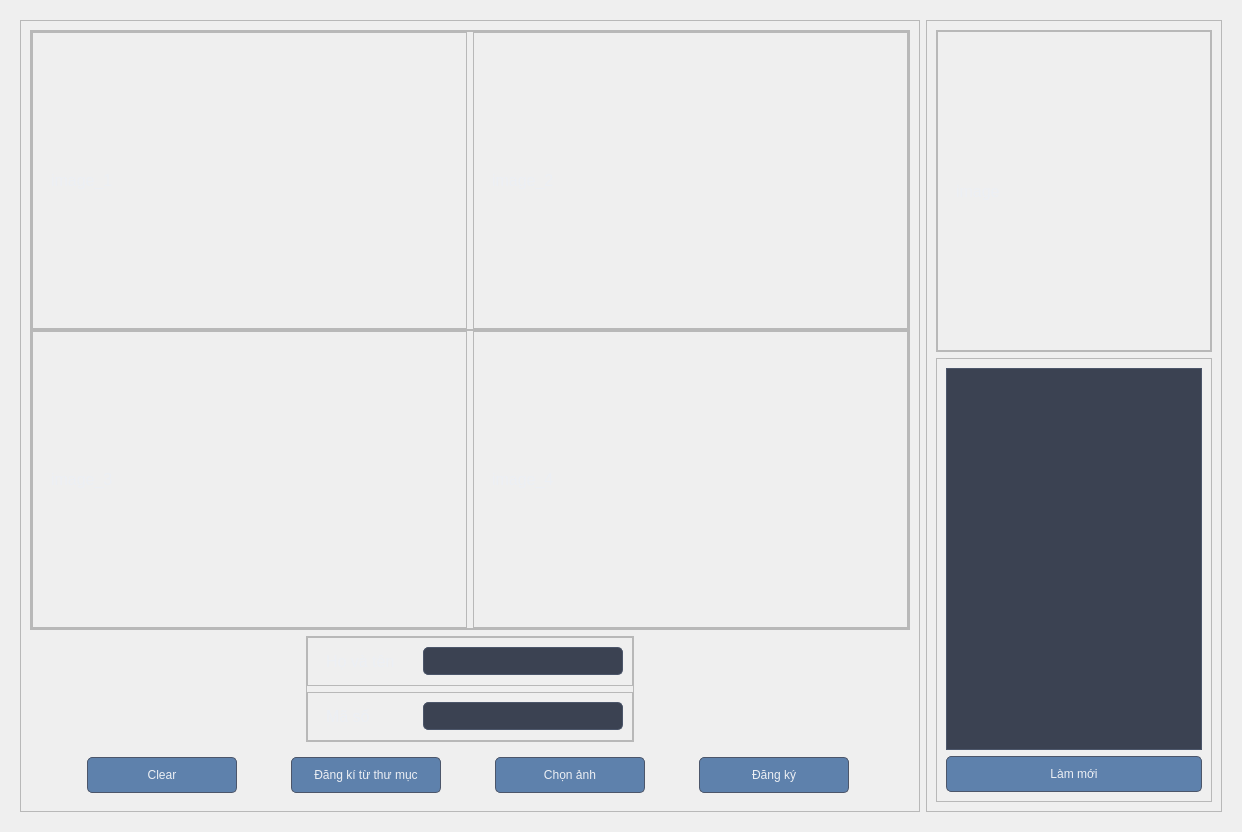
               <widget class="QWidget" name="page_face_register">
                <layout class="QHBoxLayout" name="horizontalLayout_117">
                 <item>
                  <widget class="QWidget" name="wg_page_main" native="true">
                   <property name="styleSheet">
                    <string notr="true">/* Main Window */
QMainWindow {
    background-color: #2E3440;
    color: #ECEFF4;
    font-family: 'Segoe UI', Tahoma, Geneva, Verdana, sans-serif;
    font-size: 12pt;
}

/* Labels */
QLabel {
    color: #ECEFF4;
    font-size: 12pt;
    padding: 5px;
}

/* Table View */
QTableView {
    background-color: #3B4252;
    color: #ECEFF4;
    gridline-color: #4C566A;
    border: 1px solid #4C566A;
}

QHeaderView::section {
    background-color: #4C566A;
    color: #ECEFF4;
    padding: 5px;
    border: 1px solid #4C566A;
}

QTableView::item {
    background-color: #3B4252;
    color: #ECEFF4;
    border: 1px solid #4C566A;
}

QTableView::item:selected {
    background-color: #5E81AC;
    color: #ECEFF4;
}

/* Buttons */
QPushButton {
    background-color: #5E81AC;
    color: #ECEFF4;
    border: 1px solid #4C566A;
    padding: 10px;
    border-radius: 5px;
}

QPushButton:hover {
    background-color: #81A1C1;
}

QPushButton:pressed {
    background-color: #4C566A;
}

/* Line Edit */
QLineEdit {
    background-color: #3B4252;
    color: #ECEFF4;
    border: 1px solid #4C566A;
    padding: 5px;
    border-radius: 5px;
}

/* Combo Box */
QComboBox {
    background-color: #3B4252;
    color: #ECEFF4;
    border: 1px solid #4C566A;
    padding: 5px;
    border-radius: 5px;
}

QComboBox QAbstractItemView {
    background-color: #3B4252;
    color: #ECEFF4;
    border: 1px solid #4C566A;
    selection-background-color: #5E81AC;
}

/* Group Box */
QGroupBox {
    background-color: #3B4252;
    color: #ECEFF4;
    border: 1px solid #4C566A;
    border-radius: 5px;
    margin-top: 10px;
    padding: 10px;
}

QGroupBox::title {
    background-color: transparent;
    subcontrol-origin: margin;
    subcontrol-position: top center;
    padding: 0 5px;
}
</string>
                   </property>
                   <layout class="QHBoxLayout" name="horizontalLayout_7">
                    <item>
                     <widget class="QFrame" name="frame_register">
                      <property name="minimumSize">
                       <size>
                        <width>900</width>
                        <height>0</height>
                       </size>
                      </property>
                      <property name="maximumSize">
                       <size>
                        <width>900</width>
                        <height>16777215</height>
                       </size>
                      </property>
                      <property name="frameShape">
                       <enum>QFrame::StyledPanel</enum>
                      </property>
                      <property name="frameShadow">
                       <enum>QFrame::Raised</enum>
                      </property>
                      <layout class="QVBoxLayout" name="verticalLayout_5">
                       <item>
                        <widget class="QFrame" name="frame_register_image">
                         <property name="minimumSize">
                          <size>
                           <width>0</width>
                           <height>600</height>
                          </size>
                         </property>
                         <property name="frameShape">
                          <enum>QFrame::StyledPanel</enum>
                         </property>
                         <property name="frameShadow">
                          <enum>QFrame::Raised</enum>
                         </property>
                         <layout class="QVBoxLayout" name="verticalLayout_6">
                          <property name="spacing">
                           <number>0</number>
                          </property>
                          <property name="leftMargin">
                           <number>0</number>
                          </property>
                          <property name="topMargin">
                           <number>0</number>
                          </property>
                          <property name="rightMargin">
                           <number>0</number>
                          </property>
                          <property name="bottomMargin">
                           <number>0</number>
                          </property>
                          <item>
                           <widget class="QFrame" name="frame_4">
                            <property name="frameShape">
                             <enum>QFrame::StyledPanel</enum>
                            </property>
                            <property name="frameShadow">
                             <enum>QFrame::Raised</enum>
                            </property>
                            <layout class="QHBoxLayout" name="horizontalLayout_15">
                             <property name="leftMargin">
                              <number>0</number>
                             </property>
                             <property name="topMargin">
                              <number>0</number>
                             </property>
                             <property name="rightMargin">
                              <number>0</number>
                             </property>
                             <property name="bottomMargin">
                              <number>0</number>
                             </property>
                             <item>
                              <widget class="QFrame" name="frame_image_1">
                               <property name="frameShape">
                                <enum>QFrame::StyledPanel</enum>
                               </property>
                               <property name="frameShadow">
                                <enum>QFrame::Raised</enum>
                               </property>
                               <layout class="QHBoxLayout" name="horizontalLayout_28">
                                <item>
                                 <widget class="QLabel" name="lb_image_1">
                                  <property name="text">
                                   <string>image_1</string>
                                  </property>
                                 </widget>
                                </item>
                               </layout>
                              </widget>
                             </item>
                             <item>
                              <widget class="QFrame" name="frame_image_2">
                               <property name="frameShape">
                                <enum>QFrame::StyledPanel</enum>
                               </property>
                               <property name="frameShadow">
                                <enum>QFrame::Raised</enum>
                               </property>
                               <layout class="QHBoxLayout" name="horizontalLayout_27">
                                <item>
                                 <widget class="QLabel" name="lb_image_2">
                                  <property name="text">
                                   <string>image_2</string>
                                  </property>
                                 </widget>
                                </item>
                               </layout>
                              </widget>
                             </item>
                            </layout>
                           </widget>
                          </item>
                          <item>
                           <widget class="QFrame" name="frame_5">
                            <property name="frameShape">
                             <enum>QFrame::StyledPanel</enum>
                            </property>
                            <property name="frameShadow">
                             <enum>QFrame::Raised</enum>
                            </property>
                            <layout class="QHBoxLayout" name="horizontalLayout_18">
                             <property name="leftMargin">
                              <number>0</number>
                             </property>
                             <property name="topMargin">
                              <number>0</number>
                             </property>
                             <property name="rightMargin">
                              <number>0</number>
                             </property>
                             <property name="bottomMargin">
                              <number>0</number>
                             </property>
                             <item>
                              <widget class="QFrame" name="frame_image_3">
                               <property name="frameShape">
                                <enum>QFrame::StyledPanel</enum>
                               </property>
                               <property name="frameShadow">
                                <enum>QFrame::Raised</enum>
                               </property>
                               <layout class="QHBoxLayout" name="horizontalLayout_29">
                                <item>
                                 <widget class="QLabel" name="lb_image_3">
                                  <property name="text">
                                   <string>image_3</string>
                                  </property>
                                 </widget>
                                </item>
                               </layout>
                              </widget>
                             </item>
                             <item>
                              <widget class="QFrame" name="frame_image_4">
                               <property name="frameShape">
                                <enum>QFrame::StyledPanel</enum>
                               </property>
                               <property name="frameShadow">
                                <enum>QFrame::Raised</enum>
                               </property>
                               <layout class="QHBoxLayout" name="horizontalLayout_23">
                                <item>
                                 <widget class="QLabel" name="lb_image_4">
                                  <property name="text">
                                   <string>image_4</string>
                                  </property>
                                 </widget>
                                </item>
                               </layout>
                              </widget>
                             </item>
                            </layout>
                           </widget>
                          </item>
                         </layout>
                        </widget>
                       </item>
                       <item alignment="Qt::AlignHCenter">
                        <widget class="QFrame" name="frame_3">
                         <property name="frameShape">
                          <enum>QFrame::StyledPanel</enum>
                         </property>
                         <property name="frameShadow">
                          <enum>QFrame::Raised</enum>
                         </property>
                         <layout class="QVBoxLayout" name="verticalLayout_7">
                          <property name="leftMargin">
                           <number>0</number>
                          </property>
                          <property name="topMargin">
                           <number>0</number>
                          </property>
                          <property name="rightMargin">
                           <number>0</number>
                          </property>
                          <property name="bottomMargin">
                           <number>0</number>
                          </property>
                          <item>
                           <widget class="QFrame" name="frame_7">
                            <property name="maximumSize">
                             <size>
                              <width>500</width>
                              <height>16777215</height>
                             </size>
                            </property>
                            <property name="frameShape">
                             <enum>QFrame::StyledPanel</enum>
                            </property>
                            <property name="frameShadow">
                             <enum>QFrame::Raised</enum>
                            </property>
                            <layout class="QHBoxLayout" name="horizontalLayout_20">
                             <item alignment="Qt::AlignHCenter">
                              <widget class="QLabel" name="label_2">
                               <property name="minimumSize">
                                <size>
                                 <width>100</width>
                                 <height>0</height>
                                </size>
                               </property>
                               <property name="text">
                                <string>Họ và tên</string>
                               </property>
                              </widget>
                             </item>
                             <item>
                              <widget class="QLineEdit" name="bt_name">
                               <property name="minimumSize">
                                <size>
                                 <width>200</width>
                                 <height>0</height>
                                </size>
                               </property>
                              </widget>
                             </item>
                            </layout>
                           </widget>
                          </item>
                          <item>
                           <widget class="QFrame" name="frame_9">
                            <property name="maximumSize">
                             <size>
                              <width>500</width>
                              <height>16777215</height>
                             </size>
                            </property>
                            <property name="frameShape">
                             <enum>QFrame::StyledPanel</enum>
                            </property>
                            <property name="frameShadow">
                             <enum>QFrame::Raised</enum>
                            </property>
                            <layout class="QHBoxLayout" name="horizontalLayout_21">
                             <item>
                              <widget class="QLabel" name="label_3">
                               <property name="minimumSize">
                                <size>
                                 <width>100</width>
                                 <height>0</height>
                                </size>
                               </property>
                               <property name="text">
                                <string>Mã số</string>
                               </property>
                              </widget>
                             </item>
                             <item>
                              <widget class="QLineEdit" name="bt_face_id">
                               <property name="minimumSize">
                                <size>
                                 <width>200</width>
                                 <height>0</height>
                                </size>
                               </property>
                              </widget>
                             </item>
                            </layout>
                           </widget>
                          </item>
                         </layout>
                        </widget>
                       </item>
                       <item>
                        <widget class="QFrame" name="frame_10">
                         <property name="frameShape">
                          <enum>QFrame::NoFrame</enum>
                         </property>
                         <property name="frameShadow">
                          <enum>QFrame::Plain</enum>
                         </property>
                         <layout class="QHBoxLayout" name="horizontalLayout_22">
                          <item>
                           <widget class="QPushButton" name="bn_clear">
                            <property name="maximumSize">
                             <size>
                              <width>150</width>
                              <height>16777215</height>
                             </size>
                            </property>
                            <property name="text">
                             <string>Clear</string>
                            </property>
                           </widget>
                          </item>
                          <item>
                           <widget class="QPushButton" name="pushButton">
                            <property name="maximumSize">
                             <size>
                              <width>150</width>
                              <height>16777215</height>
                             </size>
                            </property>
                            <property name="text">
                             <string>Đăng kí từ thư mục</string>
                            </property>
                           </widget>
                          </item>
                          <item>
                           <widget class="QPushButton" name="bn_open_images">
                            <property name="maximumSize">
                             <size>
                              <width>150</width>
                              <height>16777215</height>
                             </size>
                            </property>
                            <property name="text">
                             <string>Chọn ảnh</string>
                            </property>
                           </widget>
                          </item>
                          <item>
                           <widget class="QPushButton" name="bn_register">
                            <property name="maximumSize">
                             <size>
                              <width>150</width>
                              <height>16777215</height>
                             </size>
                            </property>
                            <property name="text">
                             <string>Đăng ký</string>
                            </property>
                           </widget>
                          </item>
                         </layout>
                        </widget>
                       </item>
                      </layout>
                     </widget>
                    </item>
                    <item>
                     <widget class="QFrame" name="frame_face_data">
                      <property name="maximumSize">
                       <size>
                        <width>350</width>
                        <height>16777215</height>
                       </size>
                      </property>
                      <property name="frameShape">
                       <enum>QFrame::StyledPanel</enum>
                      </property>
                      <property name="frameShadow">
                       <enum>QFrame::Raised</enum>
                      </property>
                      <layout class="QVBoxLayout" name="verticalLayout_8">
                       <item>
                        <widget class="QFrame" name="frame_6">
                         <property name="frameShape">
                          <enum>QFrame::StyledPanel</enum>
                         </property>
                         <property name="frameShadow">
                          <enum>QFrame::Raised</enum>
                         </property>
                         <layout class="QHBoxLayout" name="horizontalLayout_26">
                          <property name="spacing">
                           <number>0</number>
                          </property>
                          <property name="leftMargin">
                           <number>0</number>
                          </property>
                          <property name="topMargin">
                           <number>0</number>
                          </property>
                          <property name="rightMargin">
                           <number>0</number>
                          </property>
                          <property name="bottomMargin">
                           <number>0</number>
                          </property>
                          <item>
                           <widget class="QFrame" name="frame_image_5">
                            <property name="frameShape">
                             <enum>QFrame::StyledPanel</enum>
                            </property>
                            <property name="frameShadow">
                             <enum>QFrame::Raised</enum>
                            </property>
                            <layout class="QVBoxLayout" name="verticalLayout_9">
                             <item>
                              <widget class="QLabel" name="lb_image_face">
                               <property name="minimumSize">
                                <size>
                                 <width>0</width>
                                 <height>300</height>
                                </size>
                               </property>
                               <property name="text">
                                <string>image</string>
                               </property>
                              </widget>
                             </item>
                            </layout>
                           </widget>
                          </item>
                         </layout>
                        </widget>
                       </item>
                       <item>
                        <widget class="QFrame" name="frame_11">
                         <property name="frameShape">
                          <enum>QFrame::StyledPanel</enum>
                         </property>
                         <property name="frameShadow">
                          <enum>QFrame::Raised</enum>
                         </property>
                         <layout class="QVBoxLayout" name="verticalLayout_10">
                          <item>
                           <widget class="QTableView" name="tb_faces">
                            <property name="verticalScrollBarPolicy">
                             <enum>Qt::ScrollBarAlwaysOff</enum>
                            </property>
                            <property name="horizontalScrollBarPolicy">
                             <enum>Qt::ScrollBarAlwaysOff</enum>
                            </property>
                            <property name="editTriggers">
                             <set>QAbstractItemView::NoEditTriggers</set>
                            </property>
                           </widget>
                          </item>
                          <item>
                           <widget class="QPushButton" name="bn_get_faces">
                            <property name="text">
                             <string>Làm mới</string>
                            </property>
                           </widget>
                          </item>
                         </layout>
                        </widget>
                       </item>
                      </layout>
                     </widget>
                    </item>
                   </layout>
                  </widget>
                 </item>
                </layout>
               </widget>
